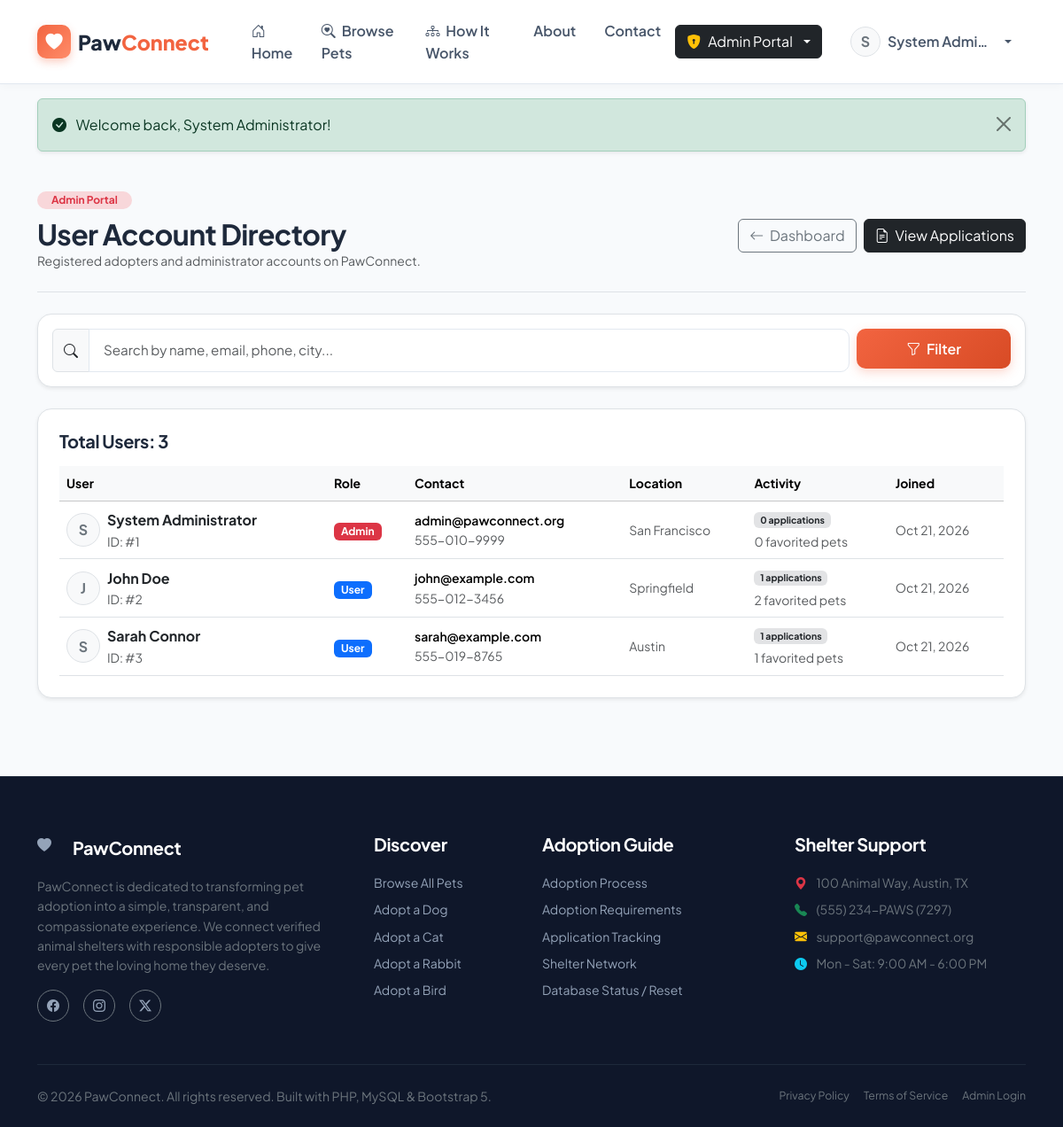
The page /admin/users.php (signed in) on the database its author committed.
### tables this page shows
CREATE TABLE `users` (
    `id` INT AUTO_INCREMENT PRIMARY KEY,
    `name` VARCHAR(100) NOT NULL,
    `email` VARCHAR(150) NOT NULL UNIQUE,
    `password` VARCHAR(255) NOT NULL,
    `phone` VARCHAR(25) DEFAULT NULL,
    `address` TEXT DEFAULT NULL,
    `city` VARCHAR(100) DEFAULT NULL,
    `role` ENUM('user', 'admin') DEFAULT 'user',
    `created_at` TIMESTAMP DEFAULT CURRENT_TIMESTAMP,
    `updated_at` TIMESTAMP DEFAULT CURRENT_TIMESTAMP ON UPDATE CURRENT_TIMESTAMP
);

### admin/users.php (the view, shortened to what this page needs)
<?php
require_once __DIR__ . '/../includes/header.php';
$db = getDB();
$search = trim($_GET['q'] ?? '');
$sql = "
    SELECT u.*,
           (SELECT COUNT(*) FROM adoption_applications WHERE user_id = u.id) as applications_count,
           (SELECT COUNT(*) FROM favorites WHERE user_id = u.id) as favorites_count
    FROM users u
    WHERE 1=1
";
$params = [];
$sql .= " ORDER BY u.id ASC";
$stmt = $db->prepare($sql);
$stmt->execute($params);
$users = $stmt->fetchAll();
?>
<div class="container py-4">
    <div class="d-flex flex-wrap justify-content-between align-items-center mb-4 pb-2 border-bottom">
        <div>
            <span class="badge bg-danger-subtle text-danger px-3 py-1 rounded-pill fw-bold">Admin Portal</span>
            <h2 class="mt-2 mb-0 fw-bold">User Account Directory</h2>
            <p class="text-muted small">Registered adopters and administrator accounts on PawConnect.</p>
        </div>
        <div class="d-flex gap-2 mt-2 mt-md-0">
            <a href="/admin/index.php" class="btn btn-outline-secondary">
                <i class="bi bi-arrow-left me-1"></i> Dashboard
            </a>
            <a href="/admin/applications.php" class="btn btn-dark">
                <i class="bi bi-file-earmark-text me-1"></i> View Applications
            </a>
        </div>
    </div>
    <div class="bg-white p-3 rounded-4 border shadow-sm mb-4">
        <form action="/admin/users.php" method="GET" class="row g-2">
            <div class="col-md-10">
                <div class="input-group">
                    <span class="input-group-text bg-light"><i class="bi bi-search"></i></span>
                    <input type="text" name="q" value="<?= htmlspecialchars($search) ?>" class="form-control" placeholder="Search by name, email, phone, city...">
                </div>
            </div>
            <div class="col-md-2">
                <button type="submit" class="btn btn-paw-primary w-100">
                    <i class="bi bi-funnel me-1"></i> Filter
                </button>
            </div>
        </form>
    </div>
    <div class="bg-white rounded-4 border shadow-sm p-4">
        <div class="d-flex justify-content-between align-items-center mb-3">
            <h5 class="fw-bold mb-0">Total Users: <?= count($users) ?></h5>
        </div>
        <div class="table-responsive">
            <table class="table table-hover align-middle mb-0">
                <thead class="table-light small">
                    <tr>
                        <th>User</th>
                        <th>Role</th>
                        <th>Contact</th>
                        <th>Location</th>
                        <th>Activity</th>
                        <th>Joined</th>
                    </tr>
                </thead>
                <tbody>
                    <?php foreach ($users as $u): ?>
                        <tr>
                            <td>
                                <div class="d-flex align-items-center gap-2">
                                    <div class="rounded-circle bg-light border d-flex align-items-center justify-content-center fw-bold text-secondary" style="width: 38px; height: 38px;">
                                        <?= strtoupper(substr($u['name'], 0, 1)) ?>
                                    </div>
                                    <div>
                                        <div class="fw-bold text-dark"><?= htmlspecialchars($u['name']) ?></div>
                                        <div class="small text-muted">ID: #<?= $u['id'] ?></div>
                                    </div>
                                </div>
                            </td>
                            <td>
                                <span class="badge <?= ($u['role'] === 'admin') ? 'bg-danger' : 'bg-primary' ?> px-2 py-1">
                                    <?= ucfirst($u['role']) ?>
                                </span>
                            </td>
                            <td>
                                <div class="small fw-semibold"><?= htmlspecialchars($u['email']) ?></div>
                                <div class="small text-muted"><?= htmlspecialchars($u['phone'] ?? 'No phone') ?></div>
                            </td>
                            <td class="small text-muted">
                                <?= htmlspecialchars($u['city'] ?? 'N/A') ?>
                            </td>
                            <td>
                                <div class="small">
                                    <span class="badge bg-secondary-subtle text-dark">
                                        <?= $u['applications_count'] ?> applications
                                    </span>
                                </div>
                                <div class="small text-muted mt-1">
                                    <?= $u['favorites_count'] ?> favorited pets
                                </div>
                            </td>
                            <td class="small text-muted">
                                <?= format_date($u['created_at']) ?>
                            </td>
                        </tr>
                    <?php endforeach; ?>
                </tbody>
            </table>
        </div>
    </div>
</div>
<?php include __DIR__ . '/../includes/footer.php'; ?>

### assets/css/style.css (style rules this page uses)
:root { --paw-primary: #f26440; --paw-primary-dark: #d84b25; --paw-primary-light: #fff0eb; --paw-secondary: #2a9d8f; --paw-secondary-dark: #21867a; --paw-accent: #e9c46a; --paw-dark: #1e293b; --paw-muted: #64748b; --paw-light: #f8fafc; --paw-white: #ffffff; --paw-card-bg: #ffffff; --paw-border: #e2e8f0; --paw-radius: 14px; --paw-radius-lg: 20px; --paw-shadow: 0 4px 20px -2px rgba(15, 23, 42, 0.08); --paw-shadow-hover: 0 12px 30px -4px rgba(15, 23, 42, 0.15); }
body { font-family: 'Plus Jakarta Sans', -apple-system, BlinkMacSystemFont, "Segoe UI", Roboto, sans-serif; background-color: var(--paw-light); color: var(--paw-dark); line-height: 1.6; min-height: 100vh; display: flex; flex-direction: column; }
h1, h2, h3, h4, h5, h6 { font-weight: 700; color: var(--paw-dark); letter-spacing: -0.02em; }
a { color: var(--paw-primary); text-decoration: none; transition: all 0.2s ease; }
.btn-paw-primary { background: linear-gradient(135deg, var(--paw-primary), var(--paw-primary-dark)); color: #fff !important; font-weight: 600; padding: 0.65rem 1.4rem; border-radius: 10px; border: none; box-shadow: 0 4px 12px rgba(242, 100, 64, 0.25); transition: all 0.25s ease; }
.form-control, .form-select { border-radius: 10px; border: 1.5px solid var(--paw-border); padding: 0.75rem 1rem; font-size: 0.95rem; transition: all 0.2s ease; }

### rows shown on the page
users: name "S", name "System Administrator", id "1", role "Admin", email "admin@pawconnect.org", phone "555-010-9999", city "San Francisco", applications_count "0", favorites_count "0", created_at "Oct 21, 2026"
users: name "J", name "John Doe", id "2", role "User", email "john@example.com", phone "555-012-3456", city "Springfield", applications_count "1", favorites_count "2", created_at "Oct 21, 2026"
users: name "S", name "Sarah Connor", id "3", role "User", email "sarah@example.com", phone "555-019-8765", city "Austin", applications_count "1", favorites_count "1", created_at "Oct 21, 2026"

### other values the page prints
substr($currentUser['name'], 0, 1) "S"
$currentUser['name'] "System Admi…"
$flash['message'] "Welcome back, System Administrator!"
count($users) "3"
